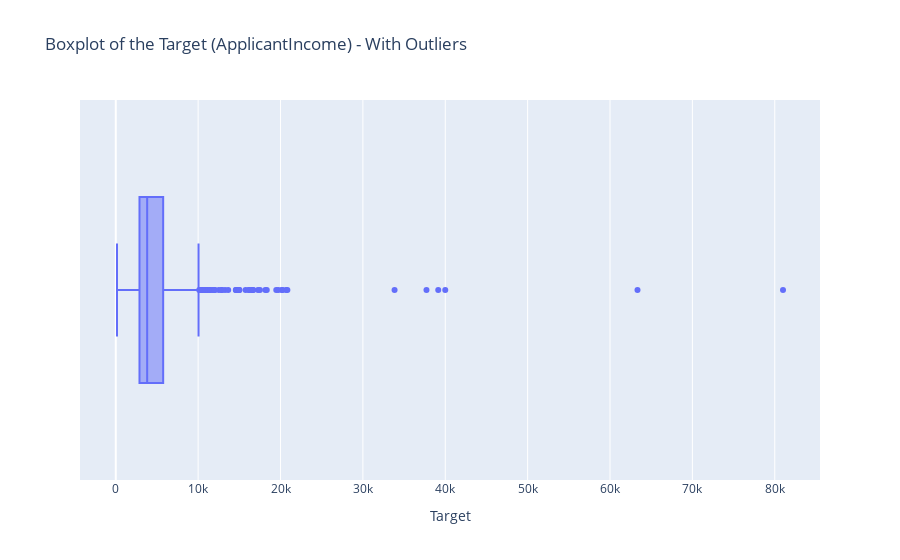

Write notebook code for a chart like this one.
### Markdown cell above
Outliers

### Code cell
Credit_status = ['ApplicantIncome', 'LoanAmount']
Amount_df = df[Credit_status]
Amount_df


fig = px.box(
    data_frame=Amount_df, 
    x='ApplicantIncome', 
    orientation='h',
    title='Boxplot of the Target (ApplicantIncome) - With Outliers'
)

fig.update_layout(xaxis_title='Target')
fig.show()

### Figure 1 — Plotly figure (JSON) as saved in the notebook; plotly's stock layout.template omitted (floating-point values rounded to 4 significant figures; data arrays with more than 128 entries replaced by an {"elided": "..."} marker saying what was removed)
{"data": [{"alignmentgroup": "True", "hovertemplate": "ApplicantIncome=%{x}<extra></extra>", "legendgroup": "", "marker": {"color": "#636efa"}, "name": "", "notched": false, "offsetgroup": "", "orientation": "h", "showlegend": false, "type": "box", "x": {"elided": "601 int values"}, "x0": " ", "xaxis": "x", "y0": " ", "yaxis": "y"}], "layout": {"boxmode": "group", "legend": {"tracegroupgap": 0}, "title": {"text": "Boxplot of the Target (ApplicantIncome) - With Outliers"}, "xaxis": {"anchor": "y", "domain": [0, 1], "title": {"text": "Target"}}, "yaxis": {"anchor": "x", "domain": [0, 1]}}}
